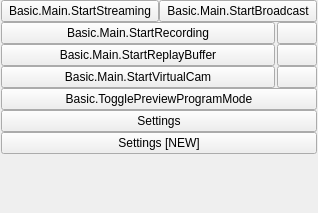
<?xml version="1.0" encoding="UTF-8"?>
<ui version="4.0">
 <class>OBSBasicControls</class>
 <widget class="QWidget" name="OBSBasicControls">
  <property name="geometry">
   <rect>
    <x>0</x>
    <y>0</y>
    <width>318</width>
    <height>213</height>
   </rect>
  </property>
  <layout class="QVBoxLayout" name="verticalLayout_9">
   <property name="spacing">
    <number>0</number>
   </property>
   <property name="leftMargin">
    <number>1</number>
   </property>
   <property name="topMargin">
    <number>0</number>
   </property>
   <property name="rightMargin">
    <number>1</number>
   </property>
   <property name="bottomMargin">
    <number>1</number>
   </property>
   <item>
    <widget class="QFrame" name="controlsFrame">
     <layout class="QVBoxLayout" name="buttonsVLayout">
      <property name="spacing">
       <number>0</number>
      </property>
      <property name="leftMargin">
       <number>0</number>
      </property>
      <property name="topMargin">
       <number>0</number>
      </property>
      <property name="rightMargin">
       <number>0</number>
      </property>
      <property name="bottomMargin">
       <number>0</number>
      </property>
      <item>
       <layout class="QHBoxLayout" name="horizontalLayout_7">
        <item>
         <widget class="QPushButton" name="streamButton">
          <property name="enabled">
           <bool>true</bool>
          </property>
          <property name="sizePolicy">
           <sizepolicy hsizetype="Ignored" vsizetype="Fixed">
            <horstretch>0</horstretch>
            <verstretch>0</verstretch>
           </sizepolicy>
          </property>
          <property name="minimumSize">
           <size>
            <width>150</width>
            <height>0</height>
           </size>
          </property>
          <property name="text">
           <string>Basic.Main.StartStreaming</string>
          </property>
         </widget>
        </item>
        <item>
         <widget class="QPushButton" name="broadcastButton">
          <property name="enabled">
           <bool>true</bool>
          </property>
          <property name="sizePolicy">
           <sizepolicy hsizetype="Ignored" vsizetype="Fixed">
            <horstretch>0</horstretch>
            <verstretch>0</verstretch>
           </sizepolicy>
          </property>
          <property name="minimumSize">
           <size>
            <width>150</width>
            <height>0</height>
           </size>
          </property>
          <property name="text">
           <string>Basic.Main.StartBroadcast</string>
          </property>
         </widget>
        </item>
       </layout>
      </item>
      <item>
       <layout class="QHBoxLayout" name="recordingLayout">
        <property name="spacing">
         <number>2</number>
        </property>
        <property name="leftMargin">
         <number>0</number>
        </property>
        <property name="topMargin">
         <number>0</number>
        </property>
        <property name="rightMargin">
         <number>0</number>
        </property>
        <property name="bottomMargin">
         <number>0</number>
        </property>
        <item>
         <widget class="QPushButton" name="recordButton">
          <property name="enabled">
           <bool>true</bool>
          </property>
          <property name="sizePolicy">
           <sizepolicy hsizetype="MinimumExpanding" vsizetype="Fixed">
            <horstretch>0</horstretch>
            <verstretch>0</verstretch>
           </sizepolicy>
          </property>
          <property name="minimumSize">
           <size>
            <width>0</width>
            <height>0</height>
           </size>
          </property>
          <property name="text">
           <string>Basic.Main.StartRecording</string>
          </property>
         </widget>
        </item>
        <item>
         <widget class="QPushButton" name="pauseRecordButton">
          <property name="enabled">
           <bool>true</bool>
          </property>
          <property name="minimumSize">
           <size>
            <width>0</width>
            <height>0</height>
           </size>
          </property>
          <property name="toolTip">
           <string>Basic.Main.PauseRecording</string>
          </property>
          <property name="accessibleName">
           <string>Basic.Main.PauseRecording</string>
          </property>
          <property name="icon">
           <iconset resource="obs.qrc">
            <normaloff>:/res/images/media-pause.svg</normaloff>:/res/images/media-pause.svg</iconset>
          </property>
          <property name="class" stdset="0">
           <string>icon-media-pause</string>
          </property>
         </widget>
        </item>
       </layout>
      </item>
      <item>
       <layout class="QHBoxLayout" name="replayBufferLayout">
        <property name="spacing">
         <number>2</number>
        </property>
        <property name="leftMargin">
         <number>0</number>
        </property>
        <property name="topMargin">
         <number>0</number>
        </property>
        <property name="rightMargin">
         <number>0</number>
        </property>
        <property name="bottomMargin">
         <number>0</number>
        </property>
        <item>
         <widget class="QPushButton" name="replayBufferButton">
          <property name="enabled">
           <bool>true</bool>
          </property>
          <property name="sizePolicy">
           <sizepolicy hsizetype="MinimumExpanding" vsizetype="Fixed">
            <horstretch>0</horstretch>
            <verstretch>0</verstretch>
           </sizepolicy>
          </property>
          <property name="minimumSize">
           <size>
            <width>0</width>
            <height>0</height>
           </size>
          </property>
          <property name="text">
           <string>Basic.Main.StartReplayBuffer</string>
          </property>
         </widget>
        </item>
        <item>
         <widget class="QPushButton" name="saveReplayButton">
          <property name="enabled">
           <bool>true</bool>
          </property>
          <property name="minimumSize">
           <size>
            <width>0</width>
            <height>0</height>
           </size>
          </property>
          <property name="toolTip">
           <string>Basic.Main.SaveReplay</string>
          </property>
          <property name="accessibleName">
           <string>Basic.Main.SaveReplay</string>
          </property>
          <property name="icon">
           <iconset resource="obs.qrc">
            <normaloff>:/res/images/save.svg</normaloff>:/res/images/save.svg</iconset>
          </property>
          <property name="class" stdset="0">
           <string>icon-save</string>
          </property>
         </widget>
        </item>
       </layout>
      </item>
      <item>
       <layout class="QHBoxLayout" name="virtualCamLayout">
        <property name="spacing">
         <number>2</number>
        </property>
        <property name="leftMargin">
         <number>0</number>
        </property>
        <property name="topMargin">
         <number>0</number>
        </property>
        <property name="rightMargin">
         <number>0</number>
        </property>
        <property name="bottomMargin">
         <number>0</number>
        </property>
        <item>
         <widget class="QPushButton" name="virtualCamButton">
          <property name="enabled">
           <bool>true</bool>
          </property>
          <property name="sizePolicy">
           <sizepolicy hsizetype="MinimumExpanding" vsizetype="Fixed">
            <horstretch>0</horstretch>
            <verstretch>0</verstretch>
           </sizepolicy>
          </property>
          <property name="minimumSize">
           <size>
            <width>0</width>
            <height>0</height>
           </size>
          </property>
          <property name="text">
           <string>Basic.Main.StartVirtualCam</string>
          </property>
         </widget>
        </item>
        <item>
         <widget class="QPushButton" name="virtualCamConfigButton">
          <property name="enabled">
           <bool>true</bool>
          </property>
          <property name="minimumSize">
           <size>
            <width>0</width>
            <height>0</height>
           </size>
          </property>
          <property name="toolTip">
           <string>Basic.Main.VirtualCamConfig</string>
          </property>
          <property name="accessibleName">
           <string>Basic.Main.VirtualCamConfig</string>
          </property>
          <property name="icon">
           <iconset resource="obs.qrc">
            <normaloff>:/settings/images/settings/general.svg</normaloff>:/settings/images/settings/general.svg</iconset>
          </property>
          <property name="class" stdset="0">
           <string>icon-gear</string>
          </property>
         </widget>
        </item>
       </layout>
      </item>
      <item>
       <widget class="QPushButton" name="modeSwitch">
        <property name="sizePolicy">
         <sizepolicy hsizetype="Ignored" vsizetype="Fixed">
          <horstretch>0</horstretch>
          <verstretch>0</verstretch>
         </sizepolicy>
        </property>
        <property name="minimumSize">
         <size>
          <width>150</width>
          <height>0</height>
         </size>
        </property>
        <property name="text">
         <string>Basic.TogglePreviewProgramMode</string>
        </property>
       </widget>
      </item>
      <item>
       <widget class="QPushButton" name="settingsButton">
        <property name="sizePolicy">
         <sizepolicy hsizetype="Ignored" vsizetype="Fixed">
          <horstretch>0</horstretch>
          <verstretch>0</verstretch>
         </sizepolicy>
        </property>
        <property name="minimumSize">
         <size>
          <width>150</width>
          <height>0</height>
         </size>
        </property>
        <property name="text">
         <string>Settings</string>
        </property>
       </widget>
      </item>
      <item>
       <widget class="QPushButton" name="settingsButtonNew">
        <property name="sizePolicy">
         <sizepolicy hsizetype="Ignored" vsizetype="Fixed">
          <horstretch>0</horstretch>
          <verstretch>0</verstretch>
         </sizepolicy>
        </property>
        <property name="minimumSize">
         <size>
          <width>150</width>
          <height>0</height>
         </size>
        </property>
        <property name="text">
         <string>Settings [NEW]</string>
        </property>
       </widget>
      </item>
      <item>
       <spacer name="expVSpacer">
        <property name="orientation">
         <enum>Qt::Vertical</enum>
        </property>
        <property name="sizeHint" stdset="0">
         <size>
          <width>0</width>
          <height>0</height>
         </size>
        </property>
       </spacer>
      </item>
     </layout>
    </widget>
   </item>
  </layout>
 </widget>
 <resources>
  <include location="obs.qrc"/>
 </resources>
 <connections/>
</ui>
